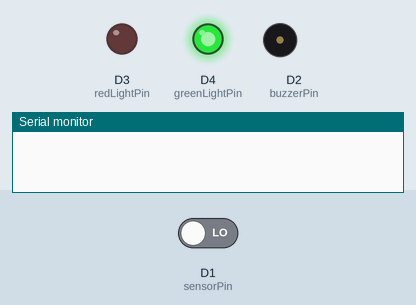
Recording of a sketch running on a simulated ESP8266 (NodeMCU). Parts: output pins drawn as LEDs (lit = HIGH), buzzer (waves = sounding, pin HIGH), the last lines printed to the serial monitor. Inputs (shaded band) come from the test bench; at power-on: D1 (sensorPin) LOW. WiFi joins after 1.5 s; servers stay silent unless stated.

Above: at 3.0 s.
3.1 s: D1 (sensorPin) driven HIGH
At 4.2 s:
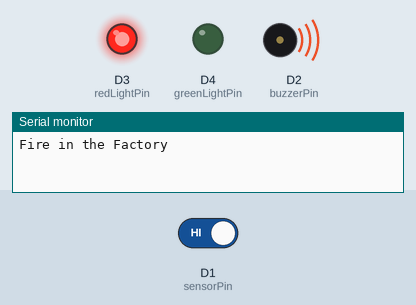
5.3 s: D1 (sensorPin) driven LOW
At 6.9 s:
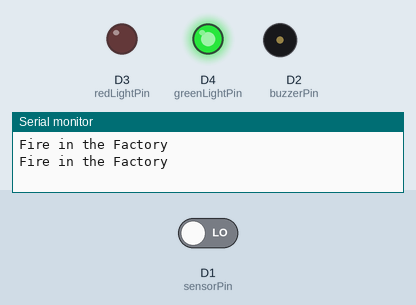
Timing chart, 0 to 8.4 s (numbered marks = the images above; inputs shaded):
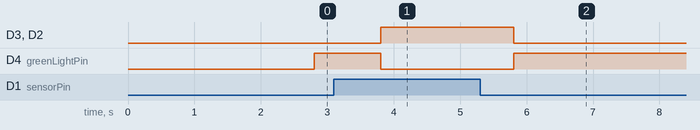

Measured:
- after the input at 3.1 s, D3 (redLightPin), D2 (buzzerPin): LOW → HIGH after 0.70 s; D4 (greenLightPin): HIGH → LOW after 0.70 s
- after the input at 5.3 s, D3 (redLightPin), D2 (buzzerPin): HIGH → LOW after 0.50 s; D4 (greenLightPin): LOW → HIGH after 0.50 s

The sketch:

FireAlarmNotification.ino
```cpp
#define BLYNK_TEMPLATE_ID "TMPL6MPr4mSbt"
#define BLYNK_TEMPLATE_NAME "UG Fire Alert System"
#define BLYNK_AUTH_TOKEN "nQ4pqRgl81IlcEi9FdiKjhYbxDa0Phxi"

#define BLYNK_PRINT Serial
#include <ESP8266WiFi.h>
#include <BlynkSimpleEsp8266.h>

char auth[] = "nQ4pqRgl81IlcEi9FdiKjhYbxDa0Phxi";
char ssid[] = "UIU-STUDENT";  // Wifi name
char pass[] = "12345678";  // Wifi password

int sensorPin = D1; // Connect the sensor
int buzzerPin = D2;  //  Connect the buzzer
int redLightPin = D3;  // Connect the red light
int greenLightPin = D4;  // Connect the green Light

BlynkTimer timer;

void sendSensorInfo() {
  int sensorInfo = digitalRead(sensorPin);

  if (sensorInfo == 1) {

    Serial.println("Fire in the Factory");
    Blynk.logEvent("fire_alert", "Fire detected in your factory.");

    // Turn on the red light
    digitalWrite(redLightPin, HIGH);
    // Turn off the green light
    digitalWrite(greenLightPin, LOW);

    // Turn on the buzzer
    digitalWrite(buzzerPin, HIGH);

  } else {

    // Turn off the red light
    digitalWrite(redLightPin, LOW);
    // Turn on the green light
    digitalWrite(greenLightPin, HIGH);

    // Turn off the buzzer
    digitalWrite(buzzerPin, LOW);

  }
}

void setup() {

  pinMode(sensorPin, INPUT); // Set the sensor pin as input
  pinMode(buzzerPin, OUTPUT);  // Set the buzzer pin as an output
  pinMode(redLightPin, OUTPUT);  // Set the red light pin as an output
  pinMode(greenLightPin, OUTPUT);  // Set the green light pin as an output

  Serial.begin(115200);
  Blynk.begin(auth, ssid, pass);
  timer.setInterval(1000L, sendSensorInfo);

}

void loop() {

  Blynk.run();
  timer.run();

}
```
